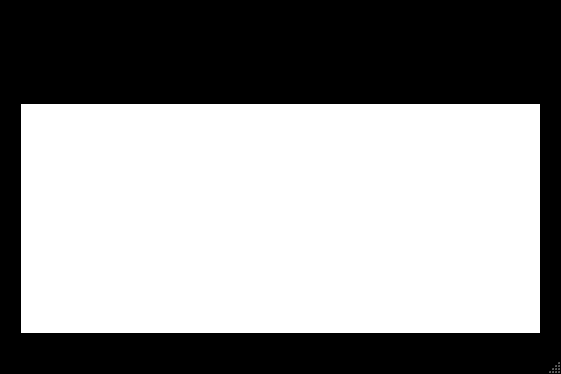
<?xml version="1.0" encoding="UTF-8"?>
<ui version="4.0">
 <class>MainWindow</class>
 <widget class="QMainWindow" name="MainWindow">
  <property name="geometry">
   <rect>
    <x>0</x>
    <y>0</y>
    <width>561</width>
    <height>374</height>
   </rect>
  </property>
  <property name="palette">
   <palette>
    <active>
     <colorrole role="Base">
      <brush brushstyle="SolidPattern">
       <color alpha="255">
        <red>255</red>
        <green>255</green>
        <blue>255</blue>
       </color>
      </brush>
     </colorrole>
     <colorrole role="Window">
      <brush brushstyle="SolidPattern">
       <color alpha="255">
        <red>0</red>
        <green>0</green>
        <blue>0</blue>
       </color>
      </brush>
     </colorrole>
    </active>
    <inactive>
     <colorrole role="Base">
      <brush brushstyle="SolidPattern">
       <color alpha="255">
        <red>255</red>
        <green>255</green>
        <blue>255</blue>
       </color>
      </brush>
     </colorrole>
     <colorrole role="Window">
      <brush brushstyle="SolidPattern">
       <color alpha="255">
        <red>0</red>
        <green>0</green>
        <blue>0</blue>
       </color>
      </brush>
     </colorrole>
    </inactive>
    <disabled>
     <colorrole role="Base">
      <brush brushstyle="SolidPattern">
       <color alpha="255">
        <red>0</red>
        <green>0</green>
        <blue>0</blue>
       </color>
      </brush>
     </colorrole>
     <colorrole role="Window">
      <brush brushstyle="SolidPattern">
       <color alpha="255">
        <red>0</red>
        <green>0</green>
        <blue>0</blue>
       </color>
      </brush>
     </colorrole>
    </disabled>
   </palette>
  </property>
  <property name="windowTitle">
   <string>GIOS Data Analysis Model</string>
  </property>
  <property name="autoFillBackground">
   <bool>false</bool>
  </property>
  <widget class="QWidget" name="centralwidget">
   <property name="autoFillBackground">
    <bool>false</bool>
   </property>
   <widget class="QLabel" name="label">
    <property name="geometry">
     <rect>
      <x>130</x>
      <y>0</y>
      <width>281</width>
      <height>91</height>
     </rect>
    </property>
    <property name="text">
     <string/>
    </property>
    <property name="pixmap">
     <pixmap>logo_data2.png</pixmap>
    </property>
    <property name="scaledContents">
     <bool>true</bool>
    </property>
   </widget>
   <widget class="QPlainTextEdit" name="logPlainText">
    <property name="geometry">
     <rect>
      <x>20</x>
      <y>80</y>
      <width>521</width>
      <height>231</height>
     </rect>
    </property>
    <property name="readOnly">
     <bool>true</bool>
    </property>
   </widget>
  </widget>
  <widget class="QMenuBar" name="menubar">
   <property name="geometry">
    <rect>
     <x>0</x>
     <y>0</y>
     <width>561</width>
     <height>21</height>
    </rect>
   </property>
   <widget class="QMenu" name="menu">
    <property name="title">
     <string>태그</string>
    </property>
   </widget>
   <widget class="QMenu" name="menu_2">
    <property name="title">
     <string>분석</string>
    </property>
    <addaction name="action_6"/>
    <addaction name="action_2"/>
    <addaction name="separator"/>
   </widget>
   <widget class="QMenu" name="menu_3">
    <property name="title">
     <string>정보</string>
    </property>
    <addaction name="action"/>
   </widget>
   <addaction name="menu"/>
   <addaction name="menu_2"/>
   <addaction name="menu_3"/>
  </widget>
  <widget class="QStatusBar" name="statusbar"/>
  <action name="action">
   <property name="text">
    <string>종료</string>
   </property>
  </action>
  <action name="action_2">
   <property name="text">
    <string>상관계수분석</string>
   </property>
  </action>
  <action name="action_4">
   <property name="text">
    <string>회귀모델생성</string>
   </property>
  </action>
  <action name="action_5">
   <property name="text">
    <string>회귀모델분석</string>
   </property>
  </action>
  <action name="action_6">
   <property name="text">
    <string>상관계수생성</string>
   </property>
  </action>
  <action name="action_8">
   <property name="text">
    <string>Extract</string>
   </property>
  </action>
  <action name="eeee">
   <property name="text">
    <string>DDDD</string>
   </property>
  </action>
 </widget>
 <resources/>
 <connections/>
</ui>
